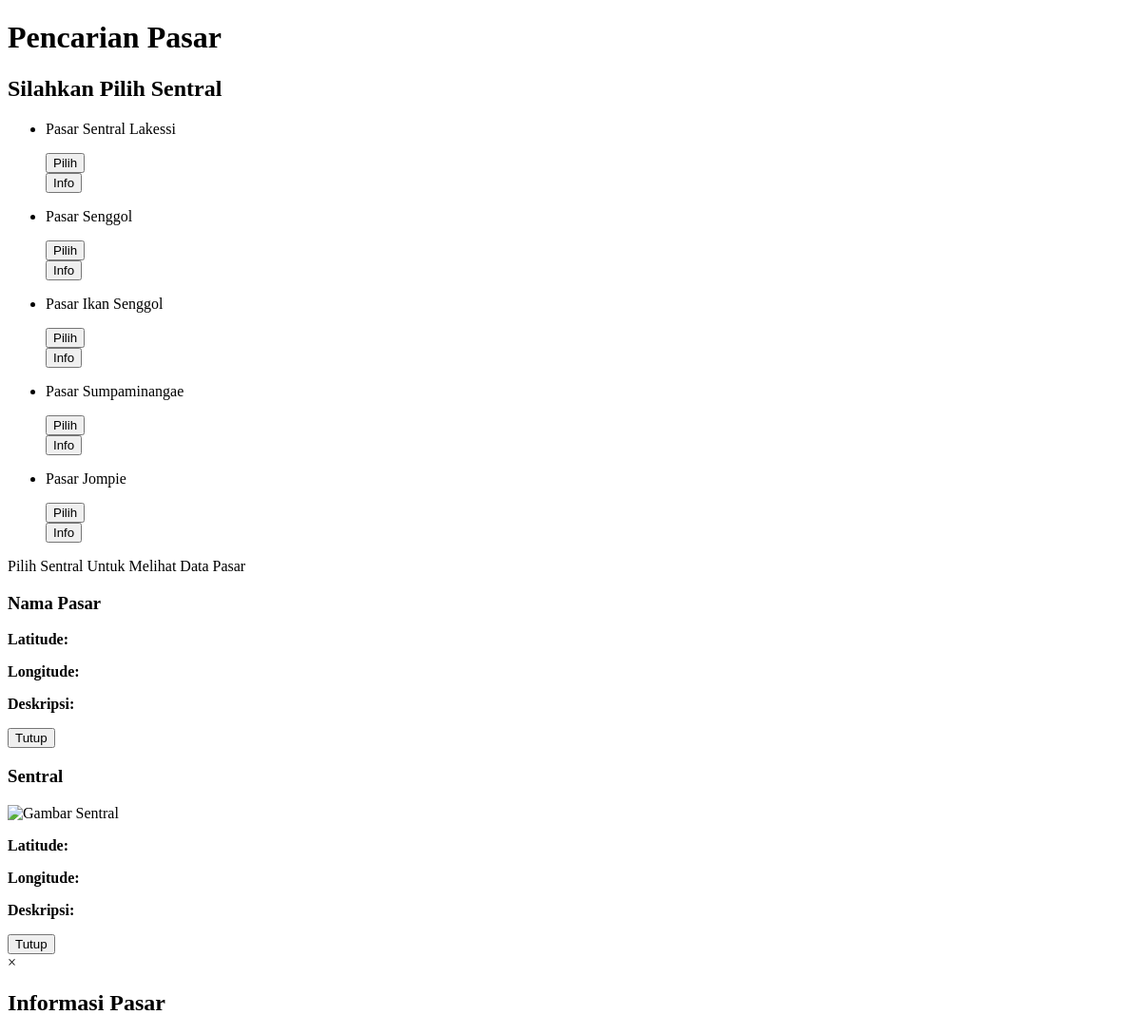
The page /dashboard/mapboxDir.php on the database its author committed.
### tables this page shows
CREATE TABLE `sentral` (
  `idl` int(11) NOT NULL,
  `nama` varchar(30) NOT NULL,
  `deskripsi` text NOT NULL,
  `images` varchar(255) DEFAULT NULL,
  `latitude` float(10,6) NOT NULL,
  `longitude` float(10,6) DEFAULT NULL
);

### dashboard/mapboxDir.php (the view, shortened to what this page needs)
<?php
include '../config/koneksi.php';
$result = $conn->query("SELECT DISTINCT nama FROM sentral");
$sentralList = [];
while ($row = $result->fetch_assoc()) {
    $sentralList[] = $row['nama'];
}
?>
<!DOCTYPE html>
<html>
<head>
    <link href="https://api.mapbox.com/mapbox-gl-js/v3.6.0/mapbox-gl.css" rel="stylesheet">
    <link rel="stylesheet" href="https://api.mapbox.com/mapbox-gl-js/plugins/mapbox-gl-directions/v4.3.1/mapbox-gl-directions.css" type="text/css">
    <link rel="stylesheet" href="https://cdnjs.cloudflare.com/ajax/libs/font-awesome/6.0.0-beta3/css/all.min.css">
</head>
<body>
    <div class="container mx-auto px-4 py-8">
        <h1 class="text-2xl font-bold mb-4">Pencarian Pasar</h1>
        <div class="mb-8">
            <h2 class="text-xl font-semibold mb-2">Silahkan Pilih Sentral</h2>
            <ul class="space-y-4">
                <?php foreach ($sentralList as $sentral): ?>
                    <?php
                    $sentralName = $conn->real_escape_string($sentral);
                    $query = "SELECT nama, latitude, longitude, deskripsi, images FROM sentral WHERE nama = '$sentralName'";
                    $result = $conn->query($query);
                    $sentralDetail = $result->fetch_assoc();
                    ?>
                    <li class="flex items-center justify-between p-4 border border-gray-200 rounded">
                        <p class="text-lg font-semibold"><?php echo htmlspecialchars($sentralDetail['nama']); ?></p>
                        <div class="flex space-x-2">
                            <form method="POST" class="inline">
                                <button type="submit" class="bg-indigo-600 text-white font-bold py-2 px-4 rounded hover:bg-indigo-500">
                                    Pilih
                                </button>
                            </form>
                            <button onclick='showModalSen(<?php echo json_encode($sentralDetail, JSON_HEX_TAG | JSON_HEX_AMP | JSON_HEX_QUOT | JSON_HEX_APOS); ?>)' class="bg-blue-500 text-white font-bold py-2 px-4 rounded hover:bg-blue-400">
                                Info
                            </button>
                        </div>
                    </li>
                <?php endforeach; ?>
            </ul>
        </div>
        <div>
            <?php if (isset($pasarList)): ?>
                <?php if (empty($pasarList)): ?>
                    <p class="text-gray-600">Tidak Ada Pasar Yang Ditemukan Untuk Sentral "<?php echo htmlspecialchars($_POST['nsentral']); ?>"</p>
                <?php else: ?>
                    <h2 class="text-xl font-semibold mb-2">Daftar Pasar Untuk Sentral "<?php echo htmlspecialchars($_POST['nsentral']); ?>"</h2>
                    <ul>
                        <?php foreach ($pasarList as $pasar): ?>
                            <li class="mb-4 p-4 border border-gray-200 rounded flex items-center justify-between space-x-4">
                                <span class="text-lg font-semibold flex-grow"><?php echo htmlspecialchars($pasar['nama']); ?></span>
                                <button onclick='showModal(<?php echo json_encode($pasar); ?>)' class="bg-blue-500 text-white font-bold py-2 px-4 rounded hover:bg-blue-400">
                                    Info
                                </button>
                                <button
                                    onclick="startNavigation(<?php echo htmlspecialchars(json_encode([$pasar['longitude'], $pasar['latitude']])); ?>)"
                                    class="bg-green-500 text-white font-bold py-2 px-4 rounded hover:bg-green-400">
                                    Lokasi
                                </button>
                            </li>
                        <?php endforeach; ?>
                    </ul>
                <?php endif; ?>
            <?php else: ?>
                <p class="text-gray-600">Pilih Sentral Untuk Melihat Data Pasar</p>
            <?php endif; ?>
        </div>
    </div>
    <div id="modal" class="fixed inset-0 z-50 bg-gray-500 bg-opacity-75 flex items-center justify-center hidden">
        <div class="bg-white p-6 rounded shadow-lg w-1/3">
            <h3 class="text-lg font-bold mb-2" id="modal-name">Nama Pasar</h3>
            <p><strong>Latitude:</strong> <span id="modal-latitude"></span></p>
            <p><strong>Longitude:</strong> <span id="modal-longitude"></span></p>
            <p><strong>Deskripsi:</strong> <span id="modal-deskripsi"></span></p>
            <button onclick="closeModal()" class="mt-4 bg-red-500 text-white font-bold py-2 px-4 rounded hover:bg-red-400">Tutup</button>
        </div>
    </div>
    <div id="modalSen" class="fixed inset-0 z-50 bg-gray-500 bg-opacity-75 flex items-center justify-center hidden">
        <div class="bg-white p-6 rounded shadow-lg w-1/3">
            <h3 class="text-lg font-bold mb-2" id="modalSen-name">Sentral</h3>
            <img id="modalSen-image" class="h-[150px] w-[150px] mb-2" src="" alt="Gambar Sentral">
            <p><strong>Latitude:</strong> <span id="modalSen-latitude"></span></p>
            <p><strong>Longitude:</strong> <span id="modalSen-longitude"></span></p>
            <p><strong>Deskripsi:</strong> <span id="modalSen-deskripsi"></span></p>
            <button onclick="closeModalSen()" class="mt-4 bg-red-500 text-white font-bold py-2 px-4 rounded hover:bg-red-400">Tutup</button>
        </div>
    </div>
    <div id="infoModal" class="modal fixed inset-0 z-50 hidden overflow-auto bg-gray-900 bg-opacity-50 pt-16">
        <div class="modal-content bg-white mx-auto p-6 border border-gray-400 rounded-lg w-1/3">
            <span class="close text-gray-400 text-2xl font-bold float-right cursor-pointer hover:text-black">&times;</span>
            <h2 class="text-xl font-semibold mb-4">Informasi Pasar</h2>
        </div>
    </div>
</body>
</html>

### rows shown on the page
sentral: nama "Pasar Sentral Lakessi"
sentral: nama "Pasar Senggol"
sentral: nama "Pasar Ikan Senggol"
sentral: nama "Pasar Sumpaminangae"
sentral: nama "Pasar Jompie"
